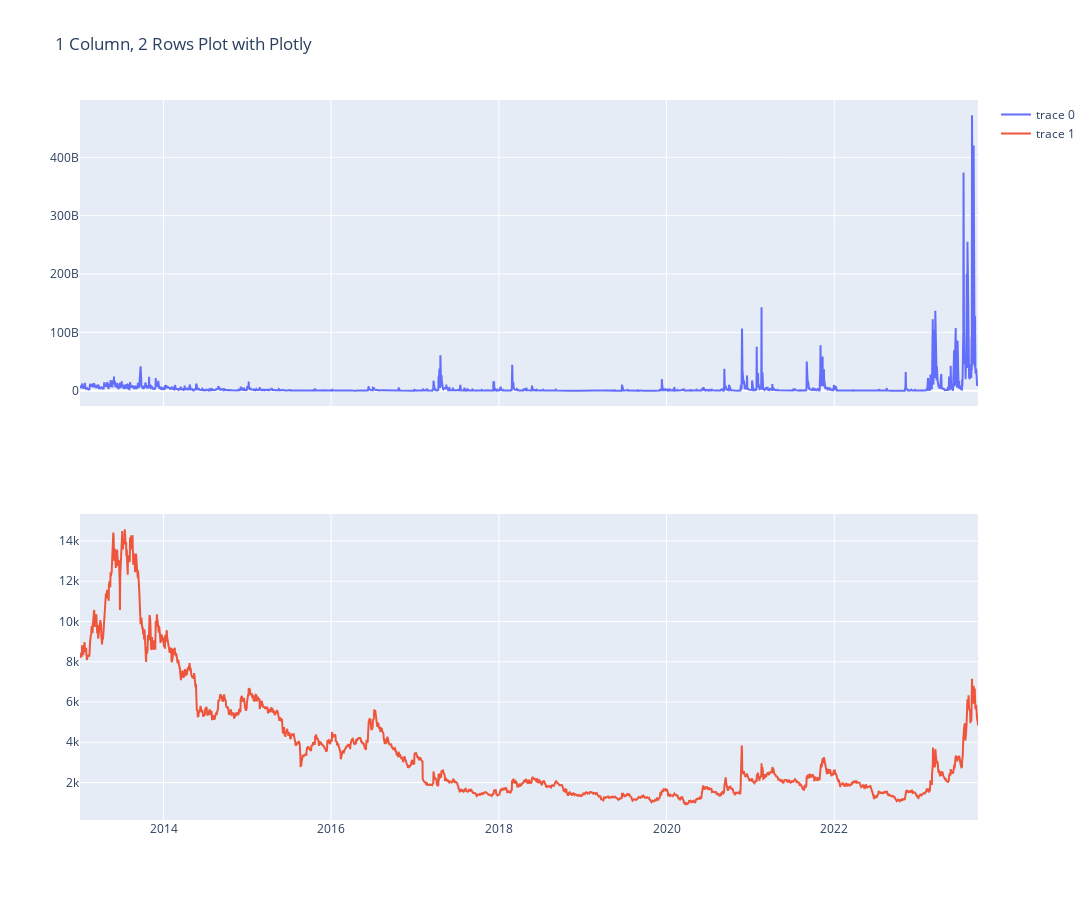

Notebook cell for this chart:
### Code cell
import plotly.graph_objects as go
from plotly.subplots import make_subplots

# Create a subplot with 1 column and 2 rows
fig = make_subplots(rows=2, cols=1, shared_xaxes=True)
df_ = df_with_feats.loc[lambda df : df.code == '041020']  

x =df_.index
y1 = df_['v_p']
y2 = df_['close'] 

# Add a scatter plot to the first row
fig.add_trace(
    go.Scatter(x=x, y=y1),
    row=1, col=1
)

# Add a bar plot to the second row
fig.add_trace(
    go.Scatter(x=x, y=y2),
    row=2, col=1
)

# Update layout if needed
fig.update_layout(height=900, width=1800, title_text="1 Column, 2 Rows Plot with Plotly")

# Show plot
fig.show()

### Figure 1 — Plotly figure (JSON) as saved in the notebook; plotly's stock layout.template omitted (floating-point values rounded to 4 significant figures; data arrays with more than 128 entries replaced by an {"elided": "..."} marker saying what was removed)
{"data": [{"type": "scatter", "x": {"elided": "2640 str values"}, "xaxis": "x", "y": {"elided": "2640 float values"}, "yaxis": "y"}, {"type": "scatter", "x": {"elided": "2640 str values"}, "xaxis": "x2", "y": {"elided": "2640 int values"}, "yaxis": "y2"}], "layout": {"height": 900, "title": {"text": "1 Column, 2 Rows Plot with Plotly"}, "width": 1800, "xaxis": {"anchor": "y", "domain": [0, 1], "matches": "x2", "showticklabels": false}, "xaxis2": {"anchor": "y2", "domain": [0, 1]}, "yaxis": {"anchor": "x", "domain": [0.575, 1]}, "yaxis2": {"anchor": "x2", "domain": [0, 0.425]}}}
